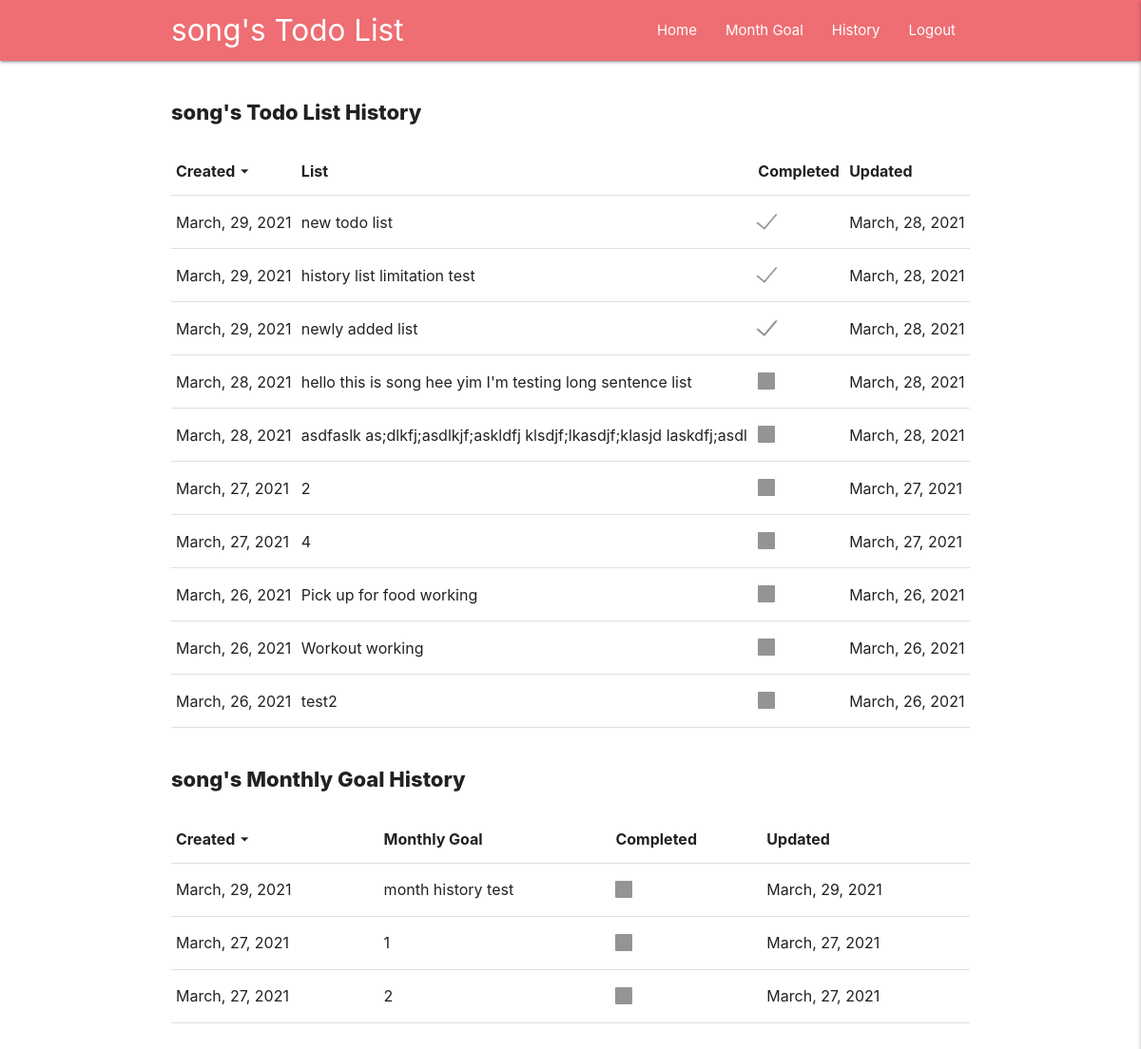
Page /history (signed in) on the earlier database version.
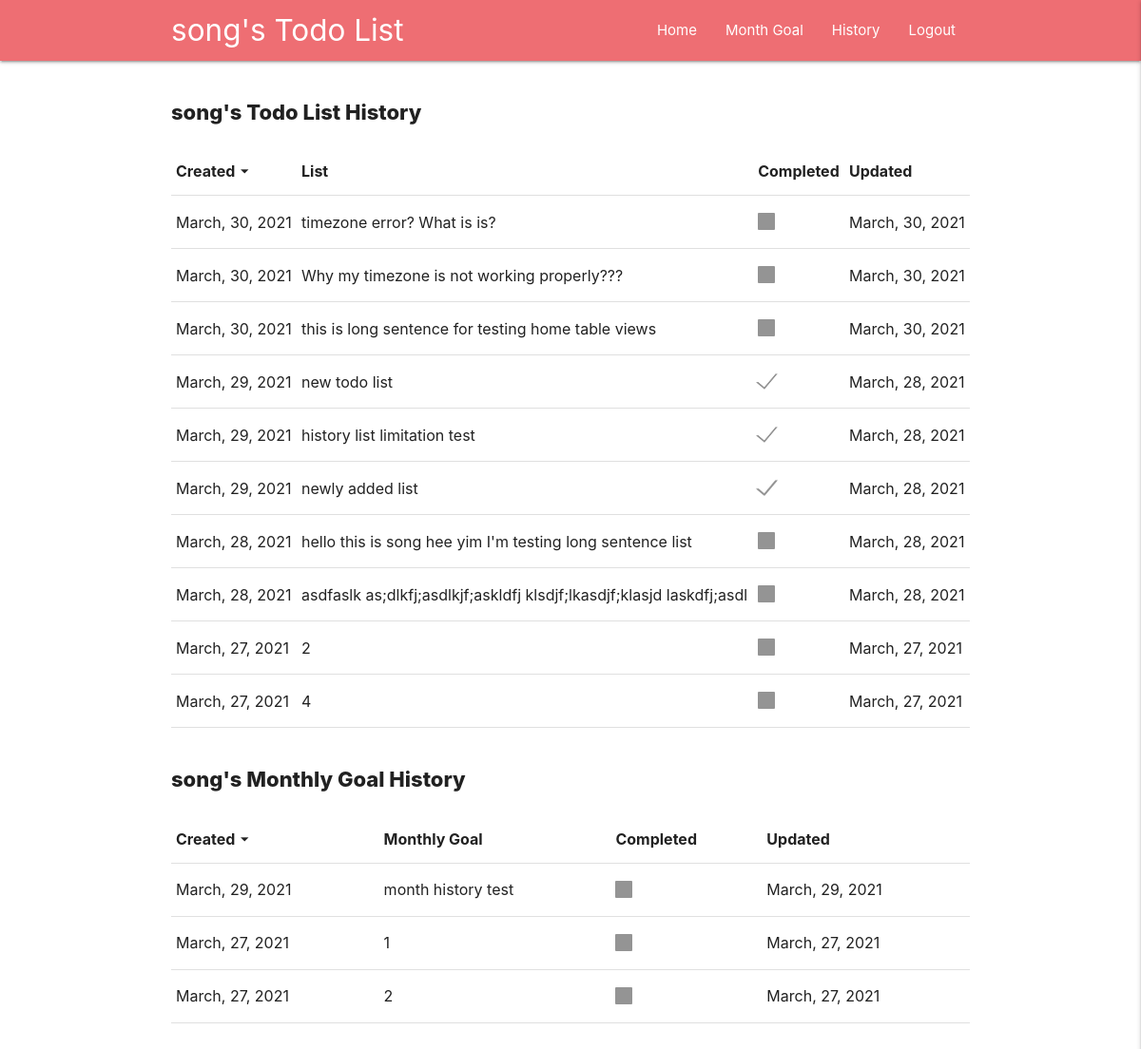
Same page on the later database version.
### write_list/models.py (models this page shows, shortened)
class List(models.Model):
    user = models.ForeignKey(
        User, on_delete=models.CASCADE)
    cleared = models.BooleanField(default=False)
    todo_list = models.CharField(max_length=5000)
    created = models.DateTimeField(auto_now=True)
    updated_time = models.DateTimeField(auto_now_add=True, null=True)

### write_list/views.py (the view)
# urls.py: path('history', views.history, name='history'),
@ login_required(login_url='/login')
def history(request):
    userid = request.user.id
    daily = getData(userid, True)
    month = get_monthly_data(userid, True)
    send_data = {
        'daily': daily,
        'month': month,
    }
    return render(request, 'write_list/history.html', send_data)

### write_list/views.py (called while the page is built)
def get_monthly_data(userid, getAll):
    if getAll:
        user = models.Monthly.objects.filter(
            user=userid).order_by('created').reverse()
    else:
        user = models.Monthly.objects.filter(
            user=userid, created__year=today.year, created__month=today.month).order_by('created').reverse()
    list_array = []
    for listEle in user:
        if listEle.cleared:
            status = 'checked'
        else:
            status = 'unchecked'
        add_list = {
            'cleared': status,
            "li": listEle.monthly_goal,
            "created": listEle.created.strftime('%B, %d, %Y'),
            "updated": listEle.updated_time.strftime('%B, %d, %Y'),
            "id": listEle.id
        }
        list_array.append(add_list)
    send_data = {
        'add_list': list_array
    }
    return send_data

### templates/write_list/history.html (shortened to what this page needs)
{% load static %}
<html lang="en">
<head>
    <link rel="stylesheet" href="{% static 'css/style.css' %}">
        <link
      rel="stylesheet"
      href="https://cdnjs.cloudflare.com/ajax/libs/materialize/1.0.0/css/materialize.min.css"
    />
</head>
<body>
{% include 'navbar.html' %}
<div class="container">
    <h1 class="home-title">{{request.user}}'s Todo List History</h1>
    <div class='table-wrap'>
        <table id='daily_history_data_table'>
            <thead>
                <th class='th_which_has_sort sort_by_created'>Created
                    <div class='table_sort_button'>
                        <i class='material-icons dropdown-trigger' data-target='daily_dropdown_by_created'>arrow_drop_down</i>
                    </div>
                </th>
                <th>List</th>
                <th class='th_which_has_sort'>Completed
                </th>
                <th>Updated
                </th>
            </thead>
            <tbody id='daily_history_data_row'>
            {% for list in daily.add_list|slice:":10" %}
                <tr >
                    <td>
                        <p>{{list.created}}</p>
                    </td>
                    <td>
                        <p>{{list.li}}</p>
                    </td>
                    <td>
                        <label>
                            <span></span>
                        </label>
                    </td>
                    <td>
                        <p>{{list.updated}}</p>
                    </td>
                </tr>
            {% endfor %}
            </tbody>
        </table>
    </div>
    <h1 class="home-title">{{request.user}}'s Monthly Goal History</h1>
    <div class='table-wrap'>
        <table id='monthly_history_data_table'>
        <thead>
            <th class='th_which_has_sort sort_by_created'>Created
                <div class='table_sort_button'>
                    <i class='material-icons dropdown-trigger' data-target='monthly_dropdown_by_created'>arrow_drop_down</i>
                </div>
            </th>
            <th>Monthly Goal</th>
            <th class='th_which_has_sort'>Completed
            </th>
            <th>Updated</th>
        </thead>
        <tbody id='monthly_history_data_row'>
        {% for list in month.add_list|slice:":10"%}
            <tr>
                <td>
                    <p>{{list.created}}</p>
                </td>
                <td>
                    <p>{{list.li}}</p>
                </td>
                <td>
                    <label>
                        <span></span>
                    </label>
                </td>
                <td>
                    <p>{{list.updated}}</p>
                </td>
            </tr>
        {% endfor %}
        </tbody>
        </table>
    </div>
</div>
</body>
</html>

Differences in the rows shown:
no longer on this page (row unchanged): List: li "Pick up for food working"
no longer on this page (row unchanged): List: li "Workout working"
no longer on this page (row unchanged): List: li "test2"
added List: li "timezone error? What is is?"
added List: li "Why my timezone is not working properly???"
added List: li "this is long sentence for testing home table views"
Other differences:
new list line: "March, 30, 2021 March, 30, 2021"
list line gone: "March, 26, 2021 March, 26, 2021"
